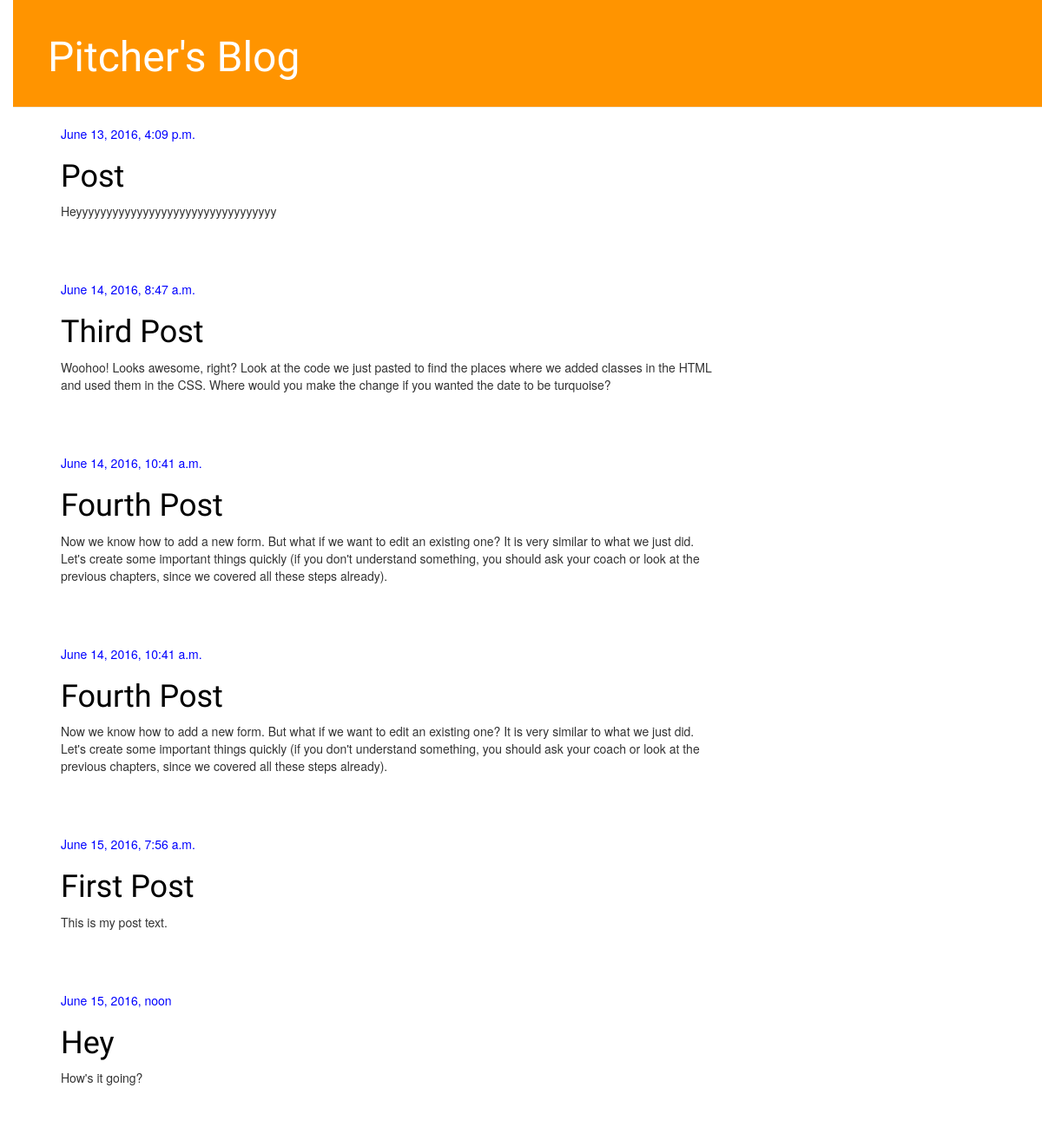
The app's page /, older data.
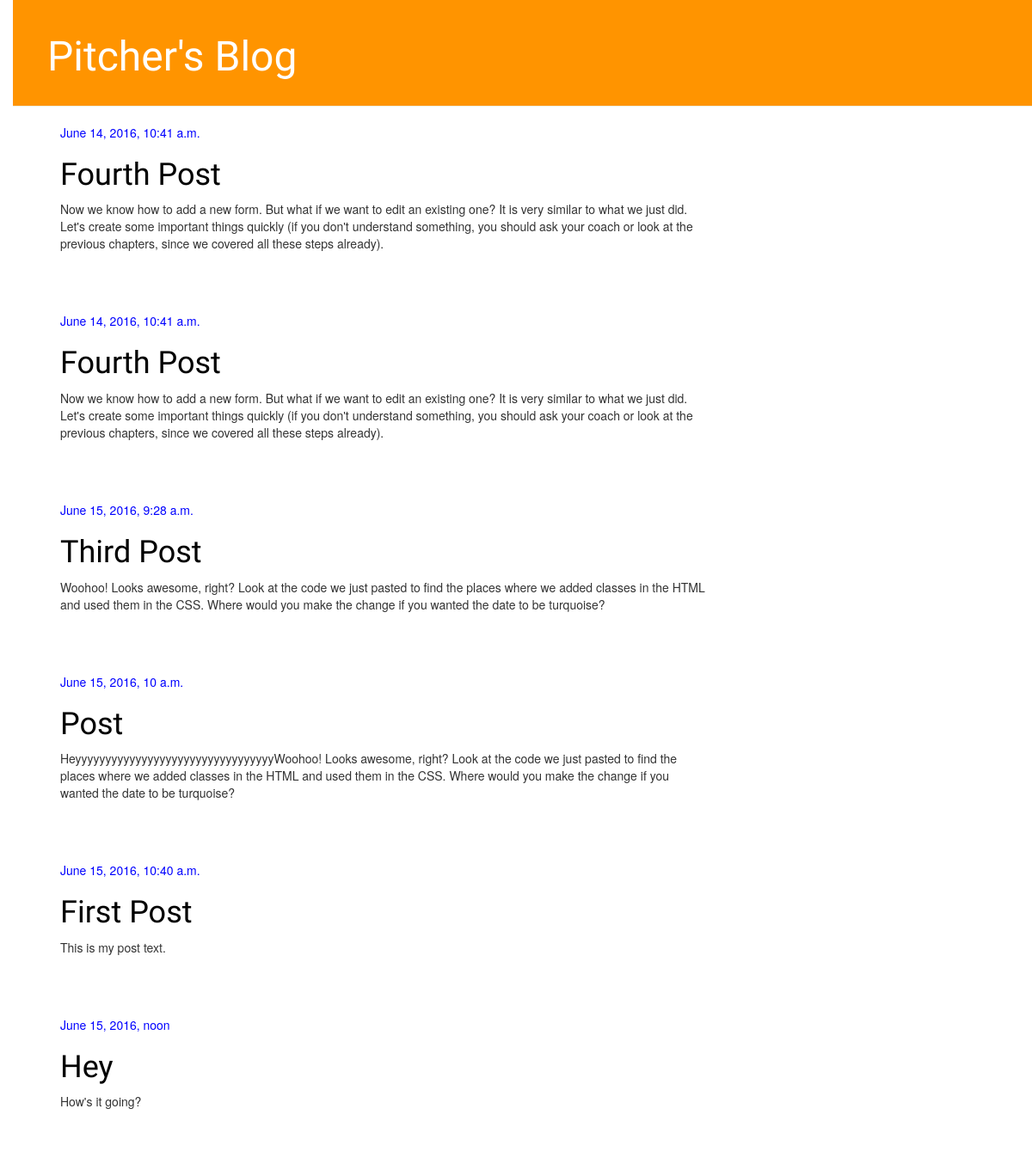
The same page, newer data.
### blog/models.py (models this page shows, shortened)
class Post(models.Model):
    author = models.ForeignKey('auth.User')
    title = models.CharField(max_length=200)
    text = models.TextField()
    created_date = models.DateTimeField(
        default=timezone.now)
    published_date = models.DateTimeField(
        blank=True, null=True)

### blog/views.py (the view)
# urls.py: url(r'^$', views.post_list, name='post_list'),
def post_list(request):
    posts = Post.objects.filter(published_date__lte=timezone.now()).order_by('published_date')
    return render(request, 'blog/post_list.html', {'posts': posts})

### blog/templates/blog/post_list.html
			{% extends 'blog/base.html' %}
			{% block content %}
            	{% for post in posts %}
                    <div class="post">
                        <div class="date">
                            {{ post.published_date }}
                        </div>
                        <h1><a href="{% url 'post_detail' pk=post.pk %}">{{ post.title }}</a></h1>
                        <p>{{ post.text|linebreaks }}</p>
                    </div>
                {% endfor %}
             {% endblock %}

### blog/templates/blog/base.html (shortened to what this page needs)
{% load staticfiles %}
<html>
    <head>
        <link rel="stylesheet" href="//maxcdn.bootstrapcdn.com/bootstrap/3.2.0/css/bootstrap.min.css">
        <link rel="stylesheet" href="//maxcdn.bootstrapcdn.com/bootstrap/3.2.0/css/bootstrap-theme.min.css">
        <link rel="stylesheet" href="{% static 'css/blog.css' %}">
    </head>
    <body>
        <div class="page-header">
        	<h1><a href="/">Pitcher's Blog</a></h1>
    	</div>
    	<div class="content container">
        	<div class="row">
            	<div class="col-md-8">
            	{% block content %}
            	{% endblock %}
            	</div>
        	</div>
    	</div>
    </body>
</html>

### blog/static/css/blog.css (style rules this page uses)
body { padding-left: 15px; }
h1 a { color: Blue; font-family: 'Lobster'; }
.page-header { background-color: #ff9400; margin-top: 0; padding: 20px 20px 20px 40px; }
.page-header h1, .page-header h1 a, .page-header h1 a:visited, .page-header h1 a:active { color: #ffffff; font-size: 36pt; text-decoration: none; }
.content { margin-left: 40px; }
h1, h2, h3, h4 { font-family: 'Lobster', cursive; }
.date { color: blue; }
.post { margin-bottom: 70px; }
.post h1 a, .post h1 a:visited { color: #000000; }

Row changes from the older to the newer data that the page shows:
changed Post "Third Post": published_date "June 14, 2016, 8:47 a.m." → "June 15, 2016, 9:28 a.m."; moves down the list
changed Post "Post": published_date "June 13, 2016, 4:09 p.m." → "June 15, 2016, 10 a.m."; text "Heyyyyyyyyyyyyyyyyyyyyyyyyyyyyyyyyy" → "HeyyyyyyyyyyyyyyyyyyyyyyyyyyyyyyyyyWoohoo! Looks awesome, right? Look at the code we just pasted to find the places where we added classes in the HTML and used them in the CSS. Where would you make the change if you wanted the date to be turquoise?"; moves down the list
changed Post "First Post": published_date "June 15, 2016, 7:56 a.m." → "June 15, 2016, 10:40 a.m."
